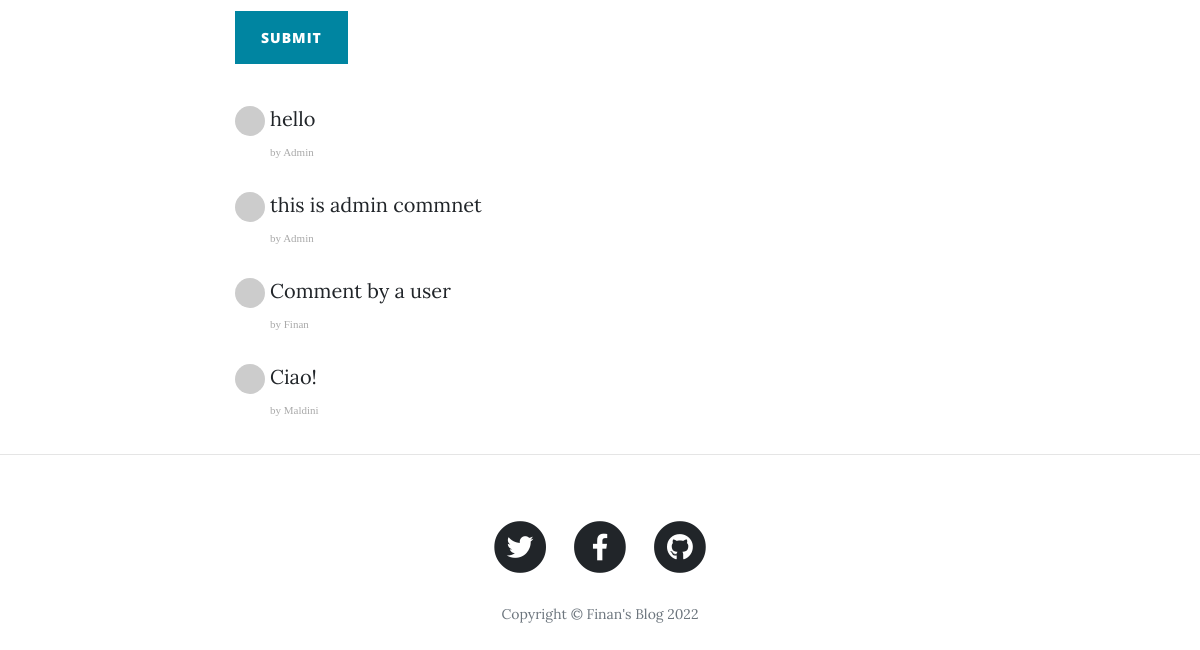
Before: /post/1 (lower part) with the older database file.
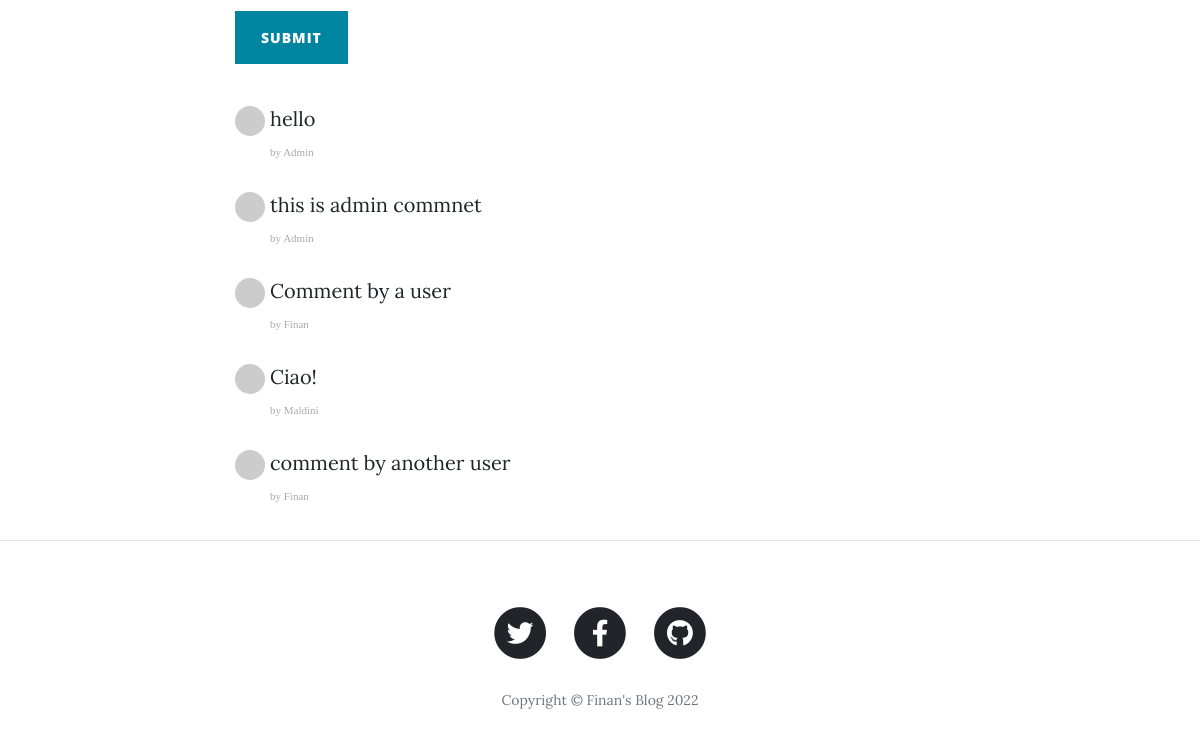
After: the same page with the newer database file.
### main.py (models this page shows)
class Comments(db.Model):
    __tablename__ = 'comments'
    id = db.Column(Integer, primary_key=True)
    text = db.Column(Text, nullable=False)
    post_id=db.Column(Integer, ForeignKey('blog_posts.id'))
    commentator_id=db.Column(Integer,ForeignKey('users.id'))

class User(UserMixin, db.Model):
    __tablename__ = "users"
    id = db.Column(Integer, primary_key=True)
    email = db.Column(String(100), unique=True)
    password = db.Column(String(100))
    name = db.Column(String(1000))
    posts = relationship("BlogPost", backref="author")
    comments = relationship("Comments", backref='commentator')

### main.py (the view, shortened to what this page needs)
@app.route('/post/<int:post_id>', methods=['POST', 'GET'])
def show_post(post_id):
    comment_form = CommentForm()
    requested_post = BlogPost.query.get(post_id)
    return render_template("post.html", post=requested_post, comment_form=comment_form, year=year)

### main.py
class CommentForm(FlaskForm):
    comment = CKEditorField("Comment", validators=[validators.data_required()])
    submit = SubmitField("Submit")

### templates/post.html (shortened to what this page needs)
{% include "header.html" %}
{% import "bootstrap/wtf.html" as wtf %}
  <article>
    <div class="container">
      <div class="row">
        <div class="col-lg-8 col-md-10 mx-auto">
                        {{ wtf.quick_form(comment_form, novalidate=True,button_map = {"submit":"primary"}) }}
                                <br>
              {% for comment in post.comments %}
                    <ul class="commentList">
                        <li>
                            <div class="commenterImage">
                              <img src= "{{ comment.commentator.email | gravatar }}"/>
                            </div>
                            <div class="commentText">
                               <p>{{ comment.text | safe }}</p>
                              <span class="date sub-text"> by {{ comment.commentator.name }}</span>
                            </div>
                    </li>
                    </ul>
              {% endfor %}
          </div>
      </div>
    </div>
  </article>
  <hr>
{% include "footer.html" %}

Changed rows visible on the page:
added Comments: text "comment by another user", commentator.name "Finan"
